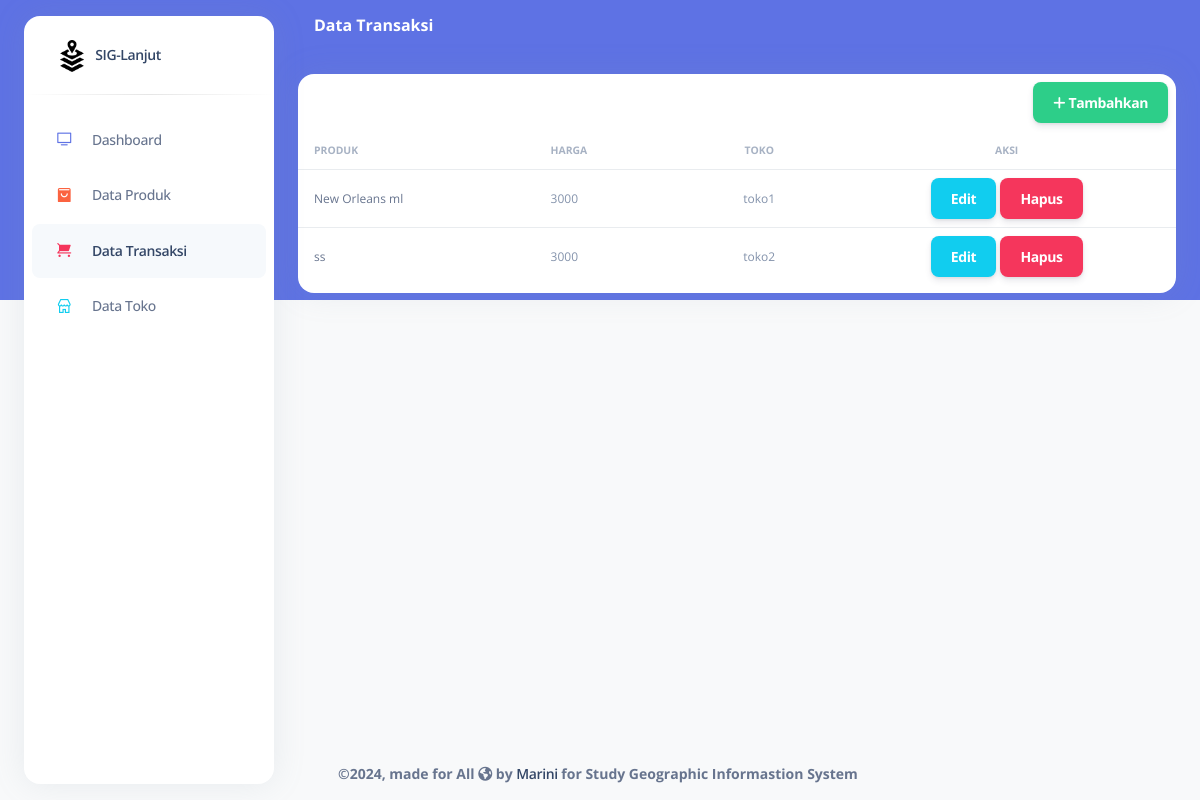
Page /transaksi/index.php on the committed database.
### tables this page shows
CREATE TABLE IF NOT EXISTS `transaksi` (
  `id` int NOT NULL AUTO_INCREMENT,
  `prod_id` char(13) NOT NULL,
  `toko_id` int NOT NULL,
  `harga` int DEFAULT NULL,
  `tgl` datetime NOT NULL,
  `jumlah` int DEFAULT NULL,
  PRIMARY KEY (`id`),
  KEY `FK_transaksi_produk` (`prod_id`),
  KEY `FK_transaksi_toko` (`toko_id`),
  CONSTRAINT `FK_transaksi_produk` FOREIGN KEY (`prod_id`) REFERENCES `produk` (`bar`) ON DELETE CASCADE ON UPDATE CASCADE,
  CONSTRAINT `FK_transaksi_toko` FOREIGN KEY (`toko_id`) REFERENCES `toko` (`id`) ON DELETE CASCADE ON UPDATE CASCADE
);

CREATE TABLE IF NOT EXISTS `produk` (
  `bar` char(13) NOT NULL DEFAULT '',
  `nama` varchar(50) NOT NULL,
  `kategori` varchar(20) NOT NULL DEFAULT 'lainnya',
  PRIMARY KEY (`bar`)
);

CREATE TABLE IF NOT EXISTS `toko` (
  `id` int NOT NULL AUTO_INCREMENT,
  `nama` varchar(50) DEFAULT NULL,
  `alamat` varchar(50) DEFAULT NULL,
  `lat` double DEFAULT NULL,
  `lng` double DEFAULT NULL,
  PRIMARY KEY (`id`)
);

### koneksi.php (called while the page is built, shortened)
<?php
$url = "http://" . $_SERVER['HTTP_HOST'] . "/ma/sig-lanjut/";

### transaksi/index.php (the view, shortened to what this page needs)
<?php
include '../koneksi.php';
$query = "
  SELECT transaksi.id AS id, produk.bar AS bar, produk.nama AS nama, transaksi.harga AS harga, toko.nama AS toko
  FROM transaksi JOIN produk ON transaksi.prod_id = produk.bar JOIN toko ON transaksi.toko_id = toko.id
";
$stmt = $kon->prepare($query);
$stmt->execute();
$result = $stmt->get_result();
$datas = $result->fetch_all(MYSQLI_ASSOC);
?>
<!DOCTYPE html>
<html lang="en">
<head>
  <?php include '../layout/head.php'; ?>
</head>
<body class="g-sidenav-show bg-gray-100">
  <?php $active = "transaksi";
  include '../layout/sidebar.php'; ?>
  <main class="main-content position-relative border-radius-lg vh-100">
    <?php $judul = "Data Transaksi";
    include '../layout/navbar.php'; ?>
    <div class="container-fluid py-4">
      <div class="row">
        <div class="col-12">
          <div class="card mb-4">
            <div class="card-head text-end">
              <a href="<?= $url ?>transaksi/tambah.php" class="btn btn-icon btn-3 btn-success m-2" type="button">
                <span class="btn-inner--icon"><i class="fa-solid fa-plus"></i></span>
                <span class="btn-inner--text">Tambahkan</span>
              </a>
            </div>
            <div class="card-body px-0 pt-0 pb-2">
              <b class="table-responsive p-0">
                <table class="table align-items-center mb-0">
                  <thead>
                    <tr>
                      <th class="text-uppercase text-secondary text-xxs font-weight-bolder opacity-7 ps-3">
                        Produk</th>
                      <th class="text-uppercase text-secondary text-xxs font-weight-bolder opacity-7 ps-2">
                        Harga</th>
                      <th class="phone text-center text-uppercase text-secondary text-xxs font-weight-bolder opacity-7">
                        Toko</th>
                      <th class="text-center text-uppercase text-secondary text-xxs font-weight-bolder opacity-7">
                        Aksi</th>
                    </tr>
                  </thead>
                  <tbody>
                    <?php foreach ($datas as $data): ?>
                      <tr>
                        <td>
                          <div class="d-flex px-2 py-1">
                            <div class="d-flex flex-column justify-content-center">
                              <p class="mb-0 text-xs text-wrap"><?= $data['nama']; ?></p>
                            </div>
                          </div>
                        </td>
                        <td>
                          <p class="text-xs text-secondary mb-0 text-wrap"><?= $data['harga']; ?></p>
                        </td>
                        <td class="phone">
                          <p class="text-xs text-secondary text-center mb-0 text-wrap"><?= $data['toko']; ?></p>
                        </td>
                        <td class="align-middle text-center">
                          <a href="<?= $url ?>transaksi/edit.php?id=<?= urlencode($data['id']); ?>"
                            class="edit btn btn-info m-0">Edit</a>
                          <button class="hapus btn btn-danger m-0" data-bs-toggle="modal" data-bs-target="#modal-default">Hapus</button>
                        </td>
                      </tr>
                    <?php endforeach; ?>
                  </tbody>
                </table>
            </div>
          </div>
        </div>
      </div>
      <footer class="footer px-3 position-absolute bottom-2">
        <div class="container-fluid">
          <div class="row align-items-center justify-content-lg-between">
            <div class="copyright text-center text-sm text-muted text-lg-start">
              ©2024, made for All <i class="fa fa-globe"></i> by
              <a href="#" class="font-weight-bold">Marini</a>
              for Study Geographic Informastion System
            </div>
          </div>
        </div>
      </footer>
    </div>
  </main>
</body>
</html>

### rows in the picture
transaksi: prod.nama "New Orleans ml", harga "3000", toko.nama "toko1"
transaksi: prod.nama "ss", harga "3000", toko.nama "toko2"

### other values in the picture
$judul "Data Transaksi"
